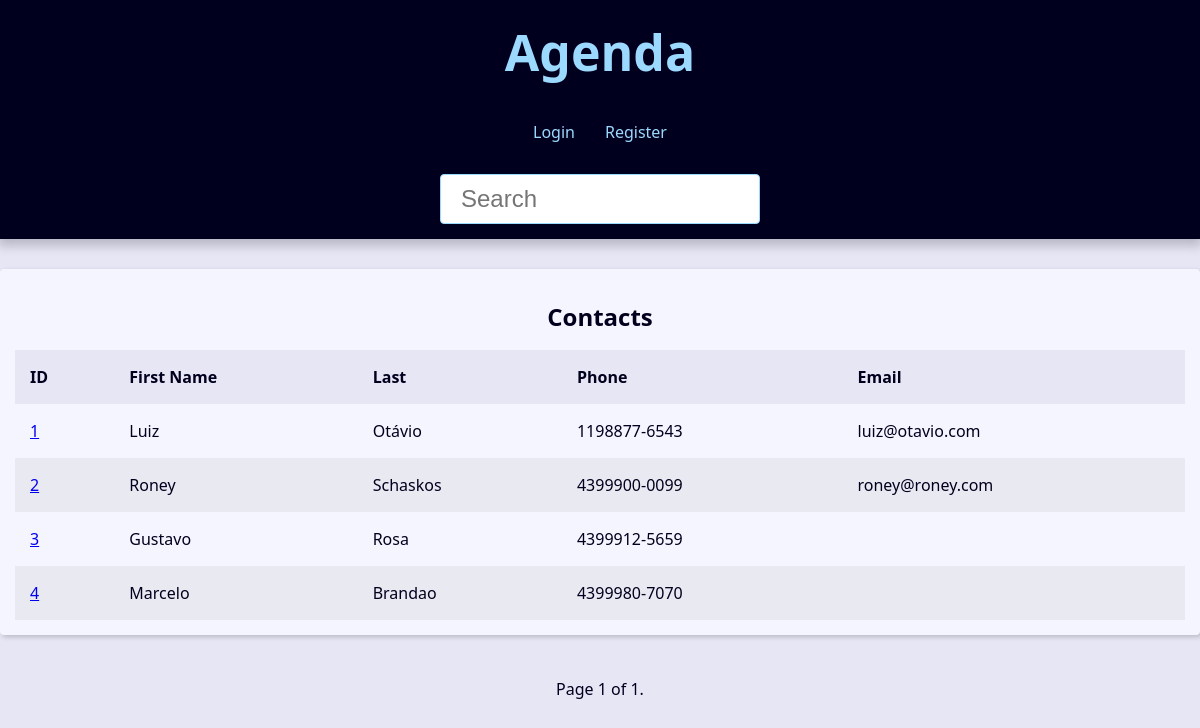
Before: / with the older database file.
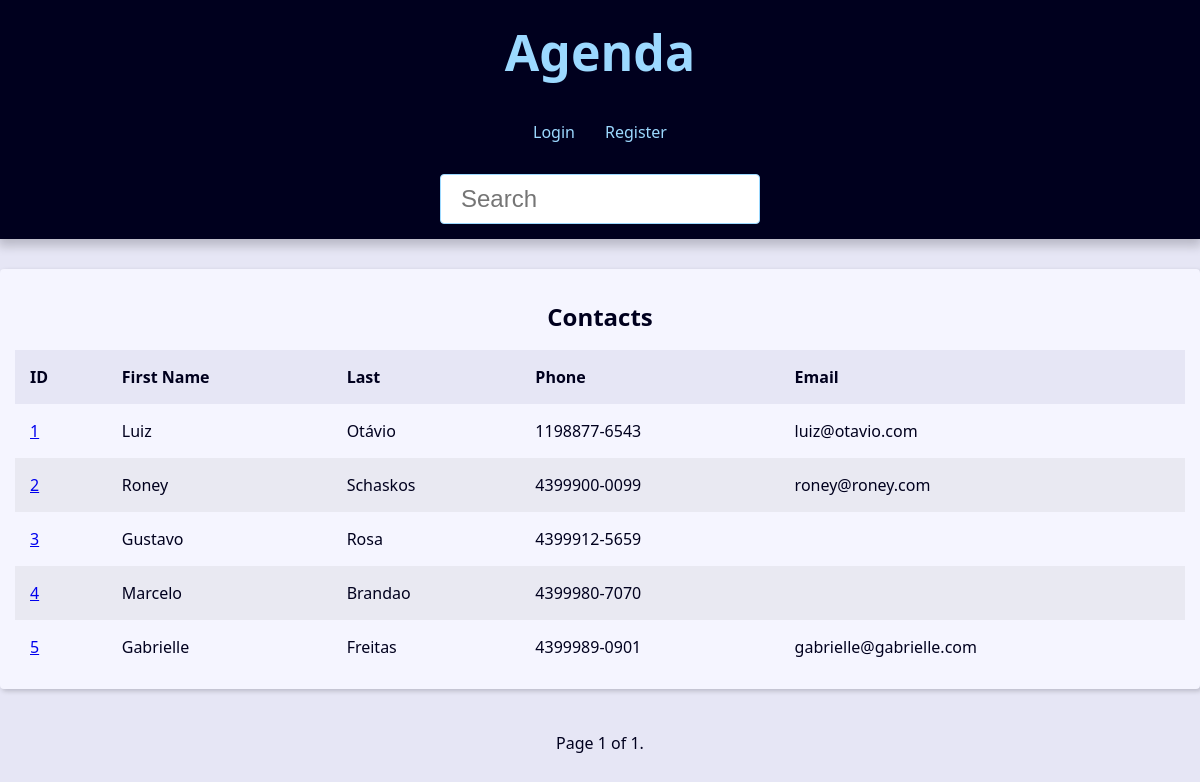
After: the same page with the newer database file.
### contact/models.py (models this page shows, shortened)
class Contact(models.Model):
    first_name = models.CharField(max_length=50)
    last_name = models.CharField(max_length=50, blank=True)
    phone = models.CharField(max_length=50)
    email = models.EmailField(max_length=254, blank=True)
    created_date = models.DateTimeField(default=timezone.now)
    description = models.TextField(blank=True)
    show = models.BooleanField(default=True)
    picture = models.ImageField(blank=True, upload_to='pictures/%Y/%m/')
    category = models.ForeignKey(
        Category,
        on_delete=models.SET_NULL, # quando apagar a categoria, quero que o camppo fique nulo
        blank=True,
        null=True
        )
    owner = models.ForeignKey(
        User,
        on_delete=models.SET_NULL, # quando apagar a categoria, quero que o camppo fique nulo
        blank=True,
        null=True
    )

### contact/views/contact_views.py (the view)
# urls.py: path('', views.index, name='index'),
def index(request):
    contacts = Contact.objects.all().filter(show=True)
    paginator = Paginator(contacts, 10)
    page_number = request.GET.get("page")
    page_obj = paginator.get_page(page_number)
    context = {
        'page_obj': page_obj,
        'site_title': 'Contatos - '
    }
    return render(
        request,
        'contact/index.html',
        context
    )

### contact/templates/contact/index.html
{% extends "global/base.html" %}
{% block content %}
{% if page_obj %}
    <div class="responsive-table">
        <table class="contacts-table">
            <caption class="table-caption">
                Contacts
            </caption>
            <thead>
                <tr class="table-row table-row-header">
                    <th class="table-header">ID</th>
                    <th class="table-header">First Name</th>
                    <th class="table-header">Last</th>
                    <th class="table-header">Phone</th>
                    <th class="table-header">Email</th>
                </tr>
            </thead>
            <tbody>
                {% for contact in page_obj %}
                <tr class="table-row">
                    <td class="table-cel">
                        <a
                        class="table-ref"
                        href={% url "contact:contact" contact.id %}
                        >
                        {{ contact.id }}
                        </a>
                    </td>
                    <td class="table-cel">
                        {{ contact.first_name }}
                    </td>
                    <td class="table-cel">
                        {{ contact.last_name }}
                    </td>
                    <td class="table-cel">
                        {{ contact.phone }}
                    </td>
                    <td class="table-cel">
                        {{ contact.email }}
                    </td>
                </tr>
                {% endfor %}
            </tbody>
        </table>
    </div>
{% else %}
<div class="single-contact">
    <h1 class="single-contact-name">
        Nenhum contato encontrado
    </h1>
</div>
{% endif %}
{% endblock content %}

Changed rows visible on the page:
added Contact: id "5", first_name "Gabrielle", last_name "Freitas", phone "4399989-0901", email "gabrielle@gabrielle.com"
